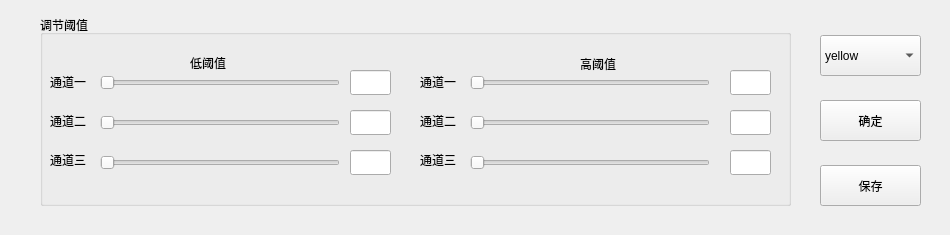
<?xml version="1.0" encoding="UTF-8"?>
<ui version="4.0">
 <class>Widget</class>
 <widget class="QWidget" name="Widget">
  <property name="enabled">
   <bool>true</bool>
  </property>
  <property name="geometry">
   <rect>
    <x>0</x>
    <y>0</y>
    <width>950</width>
    <height>235</height>
   </rect>
  </property>
  <property name="minimumSize">
   <size>
    <width>0</width>
    <height>0</height>
   </size>
  </property>
  <property name="windowTitle">
   <string>Widget</string>
  </property>
  <widget class="QGroupBox" name="groupBox_3">
   <property name="geometry">
    <rect>
     <x>40</x>
     <y>15</y>
     <width>751</width>
     <height>191</height>
    </rect>
   </property>
   <property name="title">
    <string>调节阈值</string>
   </property>
   <widget class="QSlider" name="horizontalSlider_low1">
    <property name="geometry">
     <rect>
      <x>60</x>
      <y>60</y>
      <width>240</width>
      <height>15</height>
     </rect>
    </property>
    <property name="maximum">
     <number>255</number>
    </property>
    <property name="orientation">
     <enum>Qt::Horizontal</enum>
    </property>
   </widget>
   <widget class="QSlider" name="horizontalSlider_low2">
    <property name="geometry">
     <rect>
      <x>60</x>
      <y>100</y>
      <width>240</width>
      <height>15</height>
     </rect>
    </property>
    <property name="maximum">
     <number>255</number>
    </property>
    <property name="orientation">
     <enum>Qt::Horizontal</enum>
    </property>
   </widget>
   <widget class="QSlider" name="horizontalSlider_low3">
    <property name="geometry">
     <rect>
      <x>60</x>
      <y>140</y>
      <width>240</width>
      <height>15</height>
     </rect>
    </property>
    <property name="maximum">
     <number>255</number>
    </property>
    <property name="orientation">
     <enum>Qt::Horizontal</enum>
    </property>
   </widget>
   <widget class="QSlider" name="horizontalSlider_high1">
    <property name="geometry">
     <rect>
      <x>430</x>
      <y>60</y>
      <width>240</width>
      <height>15</height>
     </rect>
    </property>
    <property name="maximum">
     <number>255</number>
    </property>
    <property name="orientation">
     <enum>Qt::Horizontal</enum>
    </property>
   </widget>
   <widget class="QSlider" name="horizontalSlider_high2">
    <property name="geometry">
     <rect>
      <x>430</x>
      <y>100</y>
      <width>240</width>
      <height>15</height>
     </rect>
    </property>
    <property name="maximum">
     <number>255</number>
    </property>
    <property name="orientation">
     <enum>Qt::Horizontal</enum>
    </property>
   </widget>
   <widget class="QSlider" name="horizontalSlider_high3">
    <property name="geometry">
     <rect>
      <x>430</x>
      <y>140</y>
      <width>240</width>
      <height>15</height>
     </rect>
    </property>
    <property name="maximum">
     <number>255</number>
    </property>
    <property name="orientation">
     <enum>Qt::Horizontal</enum>
    </property>
   </widget>
   <widget class="QLineEdit" name="lineEdit_low1">
    <property name="geometry">
     <rect>
      <x>310</x>
      <y>55</y>
      <width>41</width>
      <height>25</height>
     </rect>
    </property>
   </widget>
   <widget class="QLineEdit" name="lineEdit_low2">
    <property name="geometry">
     <rect>
      <x>310</x>
      <y>95</y>
      <width>41</width>
      <height>25</height>
     </rect>
    </property>
   </widget>
   <widget class="QLineEdit" name="lineEdit_low3">
    <property name="geometry">
     <rect>
      <x>310</x>
      <y>135</y>
      <width>41</width>
      <height>25</height>
     </rect>
    </property>
   </widget>
   <widget class="QLineEdit" name="lineEdit_high1">
    <property name="geometry">
     <rect>
      <x>690</x>
      <y>55</y>
      <width>41</width>
      <height>25</height>
     </rect>
    </property>
   </widget>
   <widget class="QLineEdit" name="lineEdit_high2">
    <property name="geometry">
     <rect>
      <x>690</x>
      <y>95</y>
      <width>41</width>
      <height>25</height>
     </rect>
    </property>
   </widget>
   <widget class="QLineEdit" name="lineEdit_high3">
    <property name="geometry">
     <rect>
      <x>690</x>
      <y>135</y>
      <width>41</width>
      <height>25</height>
     </rect>
    </property>
   </widget>
   <widget class="QLabel" name="label">
    <property name="geometry">
     <rect>
      <x>150</x>
      <y>40</y>
      <width>67</width>
      <height>16</height>
     </rect>
    </property>
    <property name="text">
     <string>低阈值</string>
    </property>
   </widget>
   <widget class="QLabel" name="label_2">
    <property name="geometry">
     <rect>
      <x>540</x>
      <y>40</y>
      <width>67</width>
      <height>17</height>
     </rect>
    </property>
    <property name="text">
     <string>高阈值</string>
    </property>
   </widget>
   <widget class="QLabel" name="label_3">
    <property name="geometry">
     <rect>
      <x>10</x>
      <y>59</y>
      <width>51</width>
      <height>16</height>
     </rect>
    </property>
    <property name="text">
     <string>通道一</string>
    </property>
   </widget>
   <widget class="QLabel" name="label_5">
    <property name="geometry">
     <rect>
      <x>10</x>
      <y>98</y>
      <width>51</width>
      <height>16</height>
     </rect>
    </property>
    <property name="text">
     <string>通道二
</string>
    </property>
   </widget>
   <widget class="QLabel" name="label_4">
    <property name="geometry">
     <rect>
      <x>10</x>
      <y>135</y>
      <width>51</width>
      <height>20</height>
     </rect>
    </property>
    <property name="text">
     <string>通道三</string>
    </property>
   </widget>
   <widget class="QLabel" name="label_6">
    <property name="geometry">
     <rect>
      <x>380</x>
      <y>59</y>
      <width>51</width>
      <height>16</height>
     </rect>
    </property>
    <property name="text">
     <string>通道一</string>
    </property>
   </widget>
   <widget class="QLabel" name="label_7">
    <property name="geometry">
     <rect>
      <x>380</x>
      <y>98</y>
      <width>51</width>
      <height>16</height>
     </rect>
    </property>
    <property name="text">
     <string>通道二</string>
    </property>
   </widget>
   <widget class="QLabel" name="label_8">
    <property name="geometry">
     <rect>
      <x>380</x>
      <y>135</y>
      <width>51</width>
      <height>20</height>
     </rect>
    </property>
    <property name="text">
     <string>通道三</string>
    </property>
   </widget>
  </widget>
  <widget class="QComboBox" name="chooseBox">
   <property name="geometry">
    <rect>
     <x>820</x>
     <y>35</y>
     <width>101</width>
     <height>41</height>
    </rect>
   </property>
   <item>
    <property name="text">
     <string>yellow</string>
    </property>
   </item>
   <item>
    <property name="text">
     <string>white</string>
    </property>
   </item>
   <item>
    <property name="text">
     <string>blue</string>
    </property>
   </item>
   <item>
    <property name="text">
     <string>violet</string>
    </property>
   </item>
   <item>
    <property name="text">
     <string>brown</string>
    </property>
   </item>
   <item>
    <property name="text">
     <string>green</string>
    </property>
   </item>
   <item>
    <property name="text">
     <string>red</string>
    </property>
   </item>
  </widget>
  <widget class="QPushButton" name="saveBtn">
   <property name="geometry">
    <rect>
     <x>820</x>
     <y>165</y>
     <width>101</width>
     <height>41</height>
    </rect>
   </property>
   <property name="text">
    <string>保存</string>
   </property>
  </widget>
  <widget class="QPushButton" name="sendBtn">
   <property name="geometry">
    <rect>
     <x>820</x>
     <y>100</y>
     <width>101</width>
     <height>41</height>
    </rect>
   </property>
   <property name="text">
    <string>确定</string>
   </property>
  </widget>
 </widget>
 <resources/>
 <connections/>
</ui>
